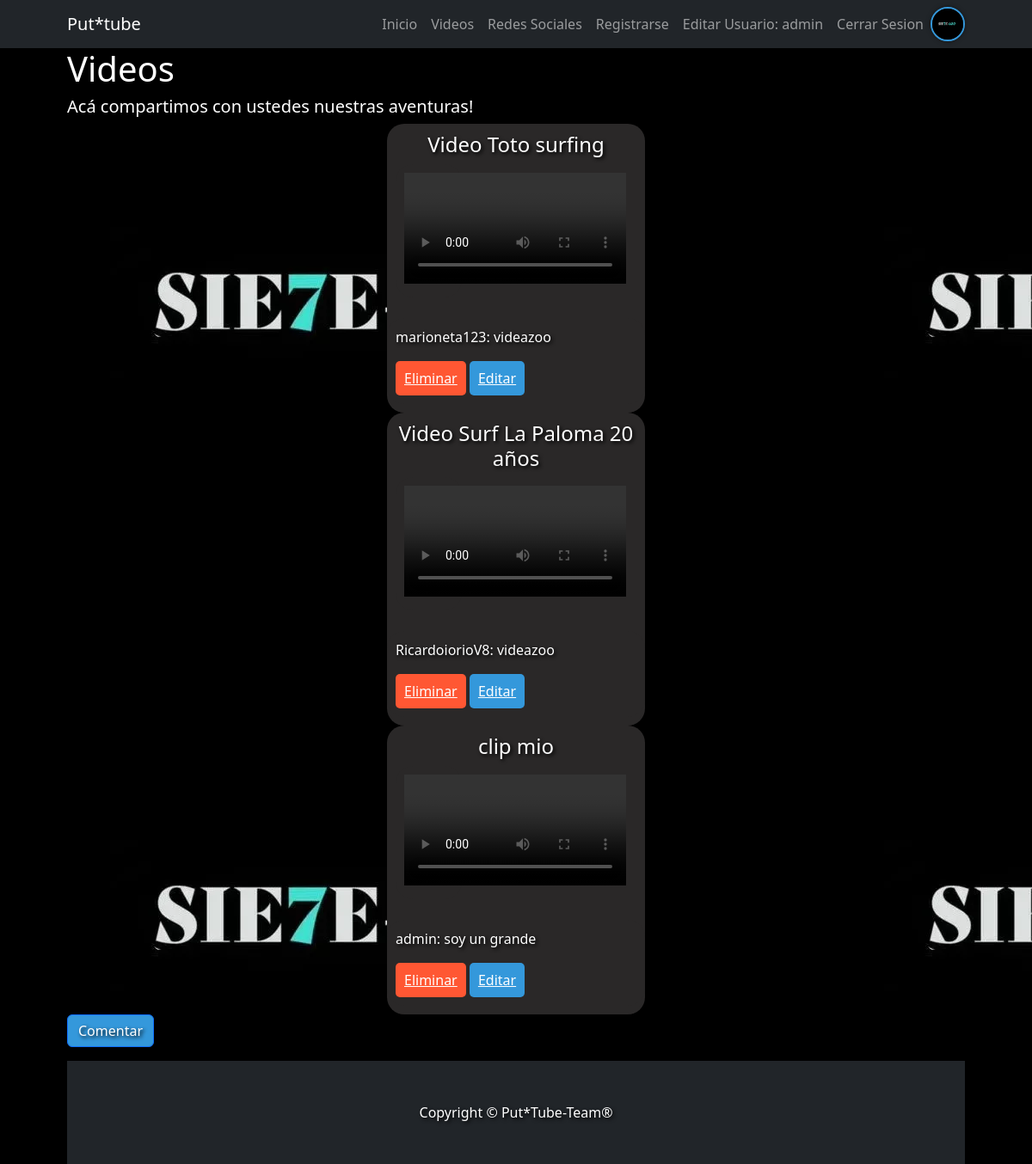
The app's page /Producto/ (signed in) with its own data.
### Cliente/models.py (models this page shows, shortened)
class Videos(models.Model):
    video = models.FileField(upload_to="videos/", null=True, blank=True)
    titulo = models.CharField(max_length=30)

class Comentario(models.Model):
    autor = models.ForeignKey(User, on_delete=models.CASCADE)
    texto = models.CharField(max_length=2200)
    post = models.ForeignKey(Videos, on_delete=models.CASCADE)

### Producto/views.py (the view)
# urls.py: path("", views.view_Producto, name = "Producto"),
def view_Producto(request):
    todos_los_videos = models.Videos.objects.all()
    todos_los_comentarios = models.Comentario.objects.all()
    if request.user.is_authenticated:
        usuario = request.user
        avatar = models.Avatar.objects.filter(user=usuario).last()
        avatar_url = avatar.imagen.url if avatar is not None else ""
    else:
        avatar_url=None
    return render(request, "Producto/index.html", context= {"avatar_url":avatar_url,"videos": todos_los_videos,"comentarios":todos_los_comentarios})

### Producto/templates/Producto/index.html (shortened to what this page needs)
{% extends 'MainM/base.html' %}
{% block contenido_titulo %}
    Videos
{% endblock contenido_titulo %}
{% block contenido %}
    <h5>Acá compartimos con ustedes nuestras aventuras!</h5>
    {% for vid in videos %}
        <div class="video-container">
            <h4>{{ vid.titulo }}</h4>
            <div class="row">
                <div class="col-md-4 mb-4">
                    <div class="card-body">
                        <div class="video-container">
                            <video src="{{ vid.video.url }}" type="video/mp4" controls allowfullscreen="" frameborder="0" style="width: 450%;"></video>
                        </div>
                    </div>
                </div>
                {% for comentario in vid.comentario_set.all %}
                    <div class="comentario-container">
                        <p class="comentario">{{ comentario.autor }}: {{ comentario.texto }}</p>
                    <button class="eliminar-btn">
                        <a href="{% url 'Cliente:borrarcomentario' comentario.id %}" style="color: white;">Eliminar</a>
                    </button>
                    <button class="editar-btn">
                        <a href="{% url 'Cliente:eleccioncomentario' comentario.id %}" style="color: white;">Editar</a>
                    </button>
                    </div>
                {% endfor %}
            </div>
        </div>
    {% endfor %}
        <p><a class="btn btn-primary" style="background-color: #3498db;" href="{% url 'Producto:comentar' %}">Comentar</a></p>
{% endblock contenido %}

### Cliente/templates/Cliente/navbar.html (shortened to what this page needs)
{% load static %}
<nav class="navbar navbar-expand-lg navbar-dark bg-dark">
    <div class="container px-5">
        <a class="navbar-brand" href="#!">Put*tube</a>
        <div class="collapse navbar-collapse" id="navbarSupportedContent">
            <ul class="navbar-nav ms-auto mb-2 mb-lg-0">
                <li class="nav-item"><a class="nav-link" aria-current="page" href="{% url 'MainM:MainM' %}">Inicio</a></li>
                <li class="nav-item"><a class="nav-link" href="{% url 'Producto:Producto' %}">Videos</a></li>
                <li class="nav-item"><a class="nav-link" href="{% url 'MainM:Redes' %}">Redes Sociales</a></li>
                <li class="nav-item"><a class="nav-link" href="{% url 'Cliente:Cliente' %}">Registrarse</a></li>
                <ul class="navbar-nav ms-auto mb-2 mb-lg-0">
                    {% if user.is_authenticated %}
                        <li class="nav-item"><a class="nav-link" href="{% url 'Cliente:editarusuario' %}">Editar Usuario: {{ user.username }}</a></li>
                        <li class="nav-item"><a class="nav-link" href="{% url 'Cliente:logout' %}">Cerrar Sesion</a></li>
                        {% if avatar_url %}
                            <li class="nav-item avatar-container">
                                <img src="{{ avatar_url }}" alt="Avatar" class="avatar-img"/>
                            </li>
                        {% else %}
                            <li class="nav-item avatar-container">
                                <img src="{% static 'MainM/img/avatar_predeterminado.webp' %}" alt="Avatar" class="avatar-img"/>
                            </li>
                        {% endif %}
                    {% else %}
                        <li class="nav-item"><a class="nav-link" href="{% url 'Cliente:login' %}">Iniciar Sesion</a></li>
                    {% endif %}
                </ul>
            </ul>
        </div>
    </div>
</nav>

### Cliente/templates/Cliente/navbar.html (style rules this page uses)
.avatar-container { margin-top: 0px; }
.avatar-img { width: 40px; height: 40px; border-radius: 50%; border: 2px solid #3498db; box-shadow: 0 0 5px rgba(0, 0, 0, 0.5); }

### Producto/templates/Producto/index.html (style rules this page uses)
.video-container { background-color: rgb(42, 40, 40); padding: 10px; border-radius: 20px; margin-bottom: 20px; max-width: 300px; margin: auto; text-align: center; align-items: center; }
.comentario-container { background-color: rgb(42, 40, 40); padding: 10px; border-radius: 20px; margin-bottom: 20px; max-width: 300px; margin: auto; text-align: left; }
.comentario { color: #fff; }
.eliminar-btn { background-color: #FF5733; color: white; padding: 8px 10px; border: none; border-radius: 5px; cursor: pointer; }
.editar-btn { background-color: #3498db; color: white; padding: 8px 10px; border: none; border-radius: 5px; cursor: pointer; }

### records on screen
Videos: titulo "Video Toto surfing"
Comentario: autor "marioneta123", texto "videazoo"
Videos: titulo "Video Surf La Paloma 20 años"
Comentario: autor "RicardoiorioV8", texto "videazoo"
Videos: titulo "clip mio"
Comentario: autor "admin", texto "soy un grande"

### other values on screen
{{ user.username }} "admin"
